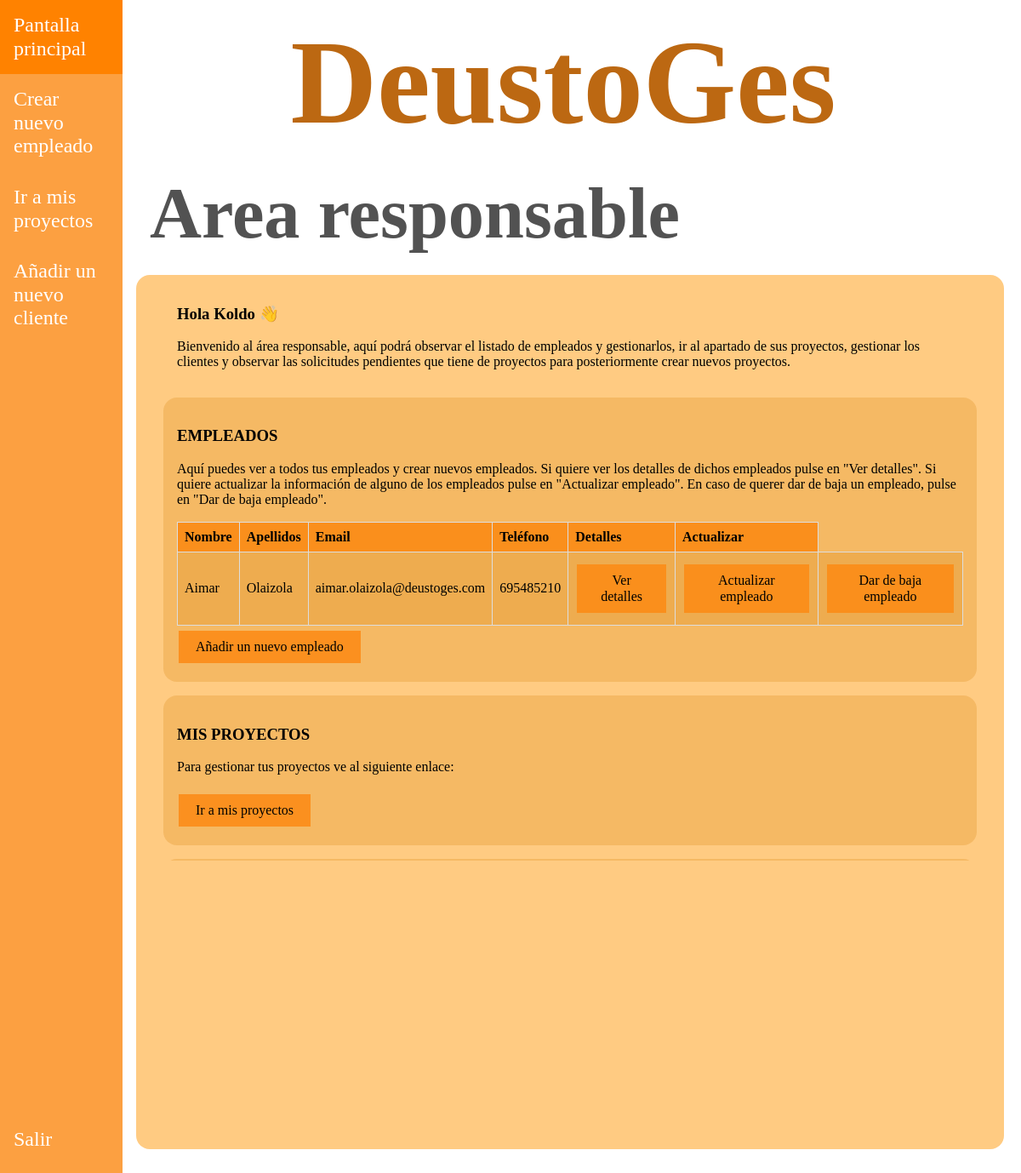
Page /appDeustoGes/responsables/1 on the earlier database version.
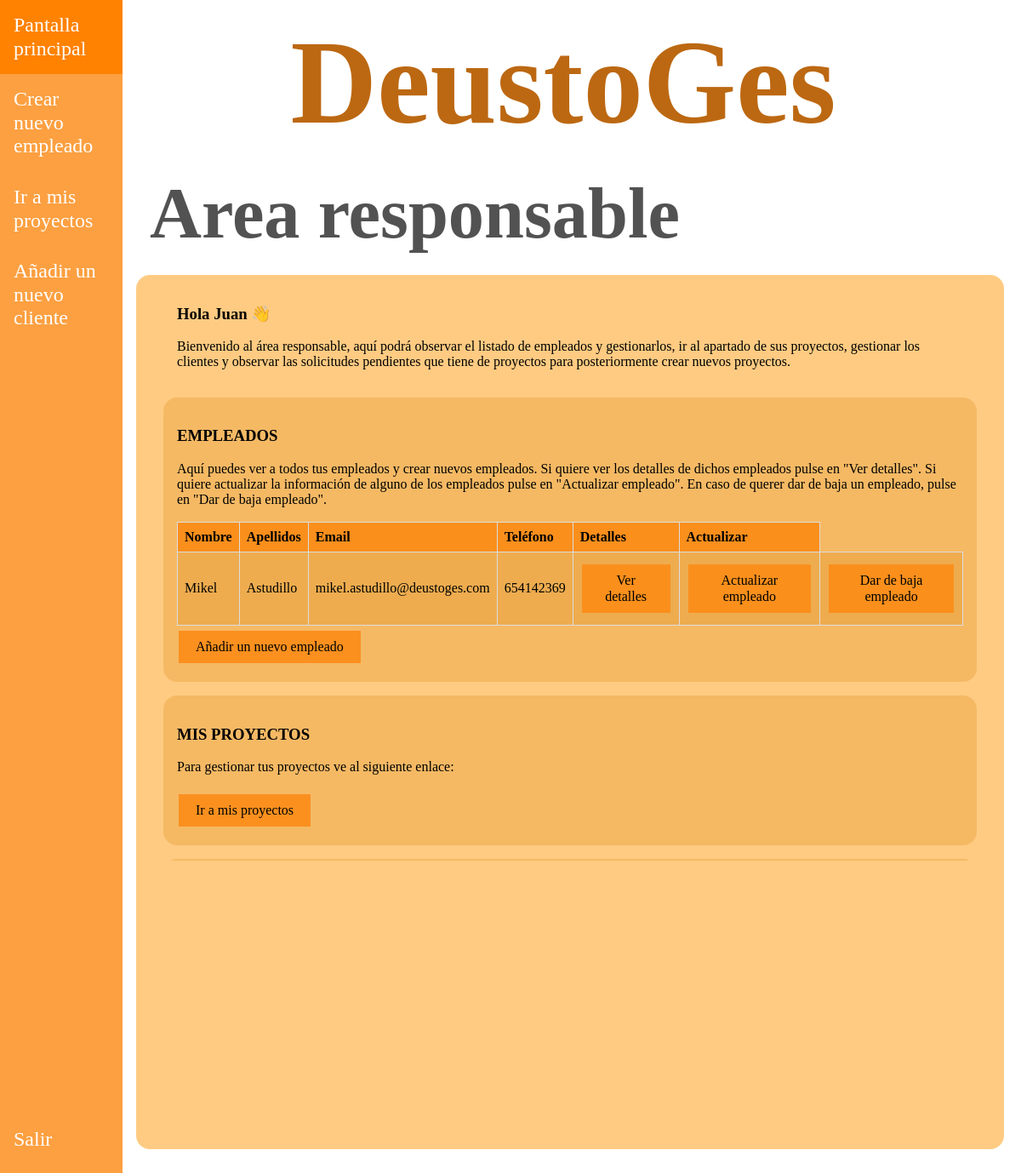
Same page on the later database version.
### appDeustoGes/models.py (models this page shows, shortened)
class Empleado(models.Model):
    dni = models.CharField(max_length=9)
    nombre = models.CharField(max_length=15)
    apellidos = models.CharField(max_length=40, default="")
    email = models.EmailField()
    telefono = models.PositiveIntegerField()
    responsable = models.BooleanField(default=False)
    created = models.DateTimeField(auto_now_add=True, blank=True, null=True)
    updated = models.DateTimeField(auto_now=True, blank=True, null=True)
    class Meta:
        verbose_name = "empleado"
        verbose_name_plural = "empleados"

### appDeustoGes/views.py (the view)
# urls.py: path("/responsables/<int:id_responsable>", views.pantalla_responsable, name='pantalla_responsable'),
def pantalla_responsable(request, id_responsable):
    responsable = get_object_or_404(Empleado, id=id_responsable)
    empleados = Empleado.objects.all()
    proyectos = Proyecto.objects.all()
    clientes = Cliente.objects.all()
    solicitudes = Solicitud.objects.all()
    return render(request, 'appDeustoGes/pantalla_responsable.html', {'empleados': empleados,
                                                                      'responsable': responsable,
                                                                      'proyectos': proyectos,
                                                                      'clientes': clientes, 'solicitudes': solicitudes})

### templates/appDeustoGes/pantalla_responsable.html (shortened to what this page needs)
{% extends "base.html" %}
{% block css %}
    <link rel="stylesheet" href="/../static/css/normalize.css">
    <link rel="stylesheet" href="/../static/css/style.css">
{% endblock %}
{% block nav_header %}
    <nav class="barra-lateral">
        <ul class="listado-barra-lateral">
            <div>
                <li><a href="">Pantalla principal</a></li>
                <li><a href="{% url 'empleado_create' responsable.id %}">Crear nuevo empleado</a></li>
                <li><a href="{% url 'proyectos_index' responsable.id %}">Ir a mis proyectos</a></li>
                <li><a href="{% url 'cliente_create' responsable.id %}">Añadir un nuevo cliente</a></li>
            </div>
            <div>
                <li><a href="{% url 'pantalla_inicio' %}">Salir</a></li>
            </div>
        </ul>
    </nav>
{% endblock %}
{% block main_contenido %}
    <h2>Area responsable</h2>
<div class="contenido">
    <div class="introduccion">
        <h3>Hola {{ responsable.nombre }} 👋</h3>
    <p>Bienvenido al área responsable, aquí podrá observar el listado de empleados y gestionarlos,
    ir al apartado de sus proyectos, gestionar los clientes y observar las solicitudes pendientes
    que tiene de proyectos para posteriormente crear nuevos proyectos.</p>
    </div>
    <div class="responsable-overflow">
        <div class="contenido_interno">
            <h3>EMPLEADOS</h3>
            <p>Aquí puedes ver a todos tus empleados y crear nuevos empleados. Si quiere ver los detalles de dichos
            empleados pulse en "Ver detalles". Si quiere actualizar la información de alguno de los empleados pulse
            en "Actualizar empleado". En caso de querer dar de baja un empleado, pulse en "Dar de baja empleado".</p>
            <table class="estilos-table">
                <thead>
                    <tr>
                        <th>Nombre</th>
                        <th>Apellidos</th>
                        <th>Email</th>
                        <th>Teléfono</th>
                        <th>Detalles</th>
                        <th>Actualizar</th>
                    </tr>
                </thead>
                <tbody>
                    {% for empleado in empleados %}
                        {% if empleado.responsable == 0 %}
                            <tr>
                                <td>{{ empleado.nombre }}</td>
                                <td>{{ empleado.apellidos }}</td>
                                <td>{{ empleado.email }}</td>
                                <td>{{ empleado.telefono }}</td>
                                <td><a class="añadir-button"
                                       href="{% url 'empleado_detail' responsable.id empleado.id %}">Ver detalles</a></td>
                                <td><a class="añadir-button"
                                       href="{% url 'empleado_update' responsable.id empleado.id %}">Actualizar empleado</a></td>
                                <td><a href="{% url 'delete_empleado' responsable.id empleado.id %}"
                                       class="añadir-button">Dar de baja empleado</a></td>
                            </tr>
                        {% endif %}
                    {% endfor %}
                </tbody>
            </table>
            <button class="añadir-button">
                <a href="{% url 'empleado_create' responsable.id %}">Añadir un nuevo empleado</a>
            </button>
        </div>
        <div class="contenido_interno">
            <h3>MIS PROYECTOS</h3>
            <p>Para gestionar tus proyectos ve al siguiente enlace:</p>
            <button class="añadir-button">
            <a href="{% url 'proyectos_index' responsable.id %}">Ir a mis proyectos</a>
            </button>
        </div>
        <div class="contenido_interno">
        </div>
    </div>
    </div>
</div>
{% endblock %}

### templates/base.html (shortened to what this page needs)
<!doctype html>
<html lang=es>
<head>
    {% block css %}{% endblock %}
</head>
<body class="flex">
    <div>
        {% block nav_header %}{% endblock %}
    </div>
    <div class="flex2">
        <header>
            <h1>DeustoGes</h1>
        </header>
        <main>
            {% block main_contenido %}{% endblock %}
</body>
</html>

### static/css/style.css (style rules this page uses)
html { box-sizing: border-box; }
*, *:before, *:after { box-sizing: inherit; }
a { text-decoration: none; color: black; }
ul { list-style: none; margin: 0; padding: 0; }
.flex { display: flex; flex-wrap: wrap; width: 100%; overflow-x: hidden; }
.flex2 { display: flex; flex-wrap: wrap; flex-direction: column; }
h1 { text-align: center; font-size: 10vh; margin-top: 1rem; margin-bottom: 0; color: #bc6812; }
h2 { margin-block:0; padding-block: 1.5rem; margin-left: 2rem; font-size: 6vh; width: 100%; color: rgba(0, 0, 0, 0.678); }
.barra-lateral { width: 12vw; background-color: rgba(252, 140, 24, 0.82); height: 100vh; }
.listado-barra-lateral { display: grid; grid-template-rows: 93vh 7vh; }
.listado-barra-lateral a { font-size: 1.5rem; color: white; display: block; padding: 1rem; }
.contenido { padding: 1rem; margin-left: 1rem; width: 85vw; height: 73vh; background-color: rgba(255, 149, 0, 0.49); border-radius: 1rem; }
.responsable-overflow { height: 35rem; overflow: scroll; overflow-x: hidden; }
.introduccion { margin-inline: 2rem; }
.contenido_interno { margin-inline: 1rem; padding: 1rem; background-color: rgba(216, 136, 24, 0.27); margin-block: 1rem; border-radius: 1rem; }
.estilos-table { width: 100%; border-collapse: collapse; }
.estilos-table th { background-color: rgba(252, 140, 24, 0.91); border: 1px solid #dddddd; text-align: left; padding: 8px; }
.estilos-table td { border: 1px solid #dddddd; text-align: left; padding: 8px; }
.estilos-table tr:nth-child(odd) { background-color: rgba(216, 136, 24, 0.27); }
.estilos-table td a { text-decoration: none; color: black; }
.añadir-button { background-color: rgba(252, 140, 24, 0.91); text-align: center; border: none; color: white; padding: 10px 20px; text-decoration: none; display: inline-block; font-size: 16px; margin: 6px 2px; transition-duration: 0.4s; cursor: pointer; }

Differences in the rows shown:
removed Empleado: nombre "Aimar", apellidos "Olaizola", email "aimar.olaizola@deustoges.com", telefono "695485210"
changed Empleado: nombre "Koldo" → "Juan"
added Empleado: nombre "Mikel", apellidos "Astudillo", email "mikel.astudillo@deustoges.com", telefono "654142369"
